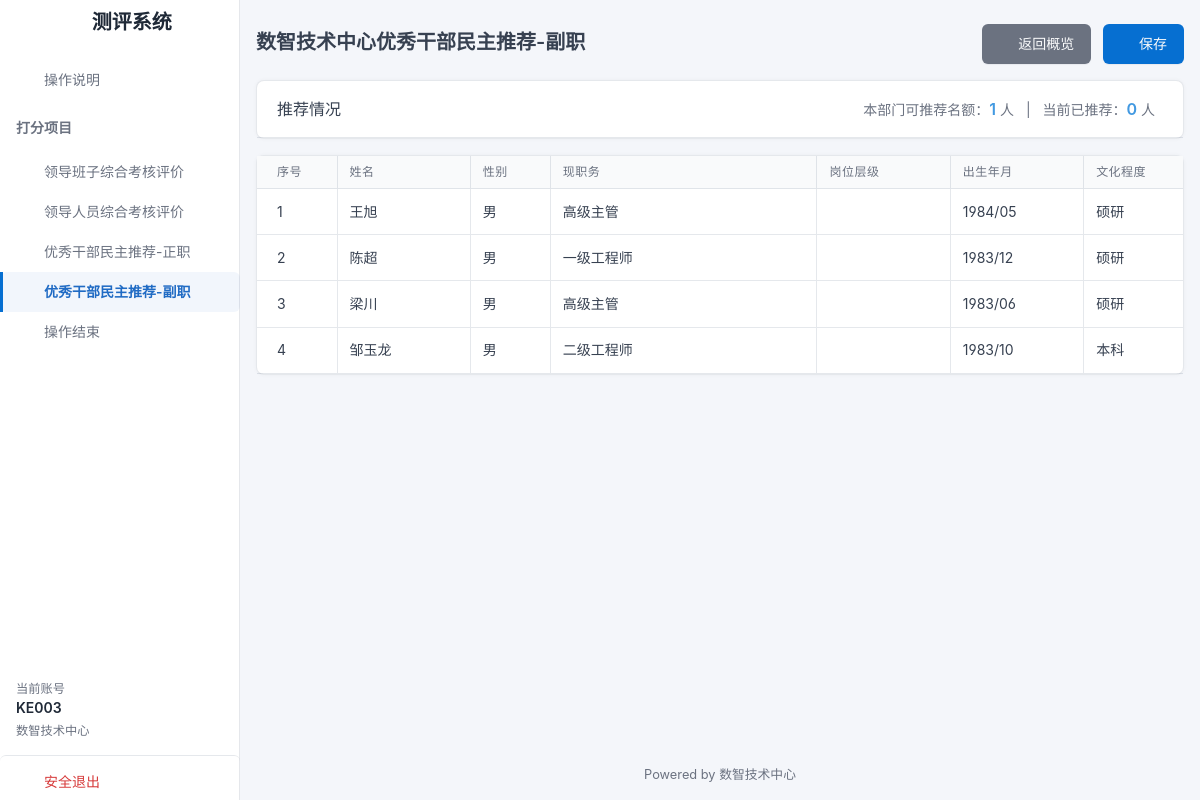
Page /assessment/recommend-deputy (signed in) on the committed database.
### tables this page shows
CREATE TABLE evaluation_accounts (
            id INTEGER PRIMARY KEY AUTOINCREMENT,
            dept_name TEXT NOT NULL,    -- 部门名称
            dept_code TEXT NOT NULL,    -- 部门代码
            account_type TEXT,          -- 账号类型 (院领导/正职/副职/中心基层/其他)
            username TEXT NOT NULL UNIQUE, -- 账号 (A0L001)
            password TEXT NOT NULL,     -- 密码 (明文显示)
            status TEXT DEFAULT '是',   -- 账号状态 ("是"=未提交, "否"=已提交)
            
            updated_at DATETIME DEFAULT CURRENT_TIMESTAMP
        );

CREATE TABLE recommend_deputy (
            id INTEGER PRIMARY KEY AUTOINCREMENT,
            sort_no INTEGER,            -- 排序号
            name TEXT NOT NULL,         -- 姓名
            gender TEXT,                -- 性别
            birth_date TEXT,            -- 出生年月
            dept_name TEXT NOT NULL,    -- 部门名称
            dept_code TEXT NOT NULL,    -- 部门代码
            rank_level TEXT,            -- 岗位层级
            education TEXT,             -- 文化程度
            rank_time TEXT,             -- 现职级时间
            current_position TEXT,      -- 现职务
            
            updated_at DATETIME DEFAULT CURRENT_TIMESTAMP
        );

### app.py (the view)
@app.route('/assessment/recommend-deputy')
def assessment_recommend_deputy():
    if session.get('assessor_role') != 'assessor':
        return redirect(url_for('index'))
    rater_account = session.get('assessor_username')
    db = get_db()
    user_row = db.execute('''

        SELECT a.username, a.dept_code, d.dept_name, d.count_recommend_deputy

        FROM evaluation_accounts a

        LEFT JOIN department_config d ON a.dept_code = d.dept_code

        WHERE a.username=?

    ''', (rater_account,)).fetchone()
    if not user_row: return "无效账号", 403
    limit_count = user_row['count_recommend_deputy'] or 0
    dept_name = user_row['dept_name']
    if limit_count < 1:
        return render_template('assessment_error.html', msg="贵部门无此项推荐名额")
    dept_code = user_row['dept_code']
    candidates = db.execute('SELECT * FROM recommend_deputy WHERE dept_code=? ORDER BY sort_no ASC', (dept_code,)).fetchall()
    recs = db.execute('SELECT examinee_id FROM recommendation_scores_deputy WHERE rater_account=?',
                      (rater_account,)).fetchall()
    selected_ids = [r['examinee_id'] for r in recs]
    page_title = f"{dept_name}优秀干部民主推荐-副职"
    return render_template('assessment_recommend_deputy.html',
                           page_title=page_title,
                           limit_count=limit_count,
                           candidates=candidates,
                           selected_ids=selected_ids)

### app.py (called while the page is built, shortened)
def get_db():
    db = getattr(g, '_database', None)
    if db is None:
        db = g._database = sqlite3.connect(DATABASE)
        db.execute('PRAGMA journal_mode=WAL;')
        db.row_factory = sqlite3.Row
    return db

@app.teardown_appcontext
def close_connection(exception):
    db = getattr(g, '_database', None)
    if db is not None:
        db.close()

def get_democratic_nav(user_row):
    if not user_row: return []
    db = get_db()
    rater_account = user_row['username']
    rater_dept_code = user_row['dept_code']
    user_info = {
        'account_type': user_row['account_type'],
        'dept_type': user_row['dept_type'],
        'dept_name': user_row['dept_name'],
        'dept_code': user_row['dept_code']
    }
    raw_roles = get_user_rater_roles(user_info, user_info)
    if not raw_roles: return []

### templates/assessment_recommend_deputy.html (shortened to what this page needs)
{% extends "base_assessment.html" %}
{% block content %}
<div class="container-fluid">
    <div class="row g-2 align-items-center mb-3">
        <div class="col">
            <h2 class="page-title">{{ page_title }}</h2>
        </div>
        <div class="col-auto ms-auto">
            <a href="{{ url_for('assessment_overview') }}" class="btn btn-secondary me-2">
                <i class="ti ti-arrow-left me-2"></i>返回概览
            </a>
            <button class="btn btn-primary" id="submitBtn" onclick="submitData()">
                <i class="ti ti-device-floppy me-2"></i>保存
            </button>
        </div>
    </div>
    <div class="card mb-3">
        <div class="card-header">
            <h3 class="card-title">推荐情况</h3>
            <div class="ms-auto text-muted">
                本部门可推荐名额：<span class="text-azure fw-bold fs-3">{{ limit_count }}</span> 人
                <span class="mx-2">|</span>
                当前已推荐：<span class="text-azure fw-bold fs-3" id="selected-count">0</span> 人
            </div>
        </div>
    </div>
    <div class="card">
        <div class="table-responsive">
            <table class="table table-vcenter table-hover table-bordered card-table" style="min-width: 1200px;">
                <thead>
                    <tr>
                        <th style="min-width: 60px;">序号</th>
                        <th style="min-width: 100px;">姓名</th>
                        <th style="min-width: 60px;">性别</th>
                        <th style="min-width: 200px;">现职务</th>
                        <th style="min-width: 100px;">岗位层级</th>
                        <th style="min-width: 100px;">出生年月</th>
                        <th style="min-width: 100px;">文化程度</th>
                    </tr>
                </thead>
                <tbody>
                    {% for c in candidates %}
                    <tr onclick="toggleRow('{{ c.id }}')">
                        <td>{{ c.sort_no }}</td>
                        <td>{{ c.name }}</td>
                        <td>{{ c.gender }}</td>
                        <td>{{ c.current_position }}</td>
                        <td>{{ c.rank_level }}</td>
                        <td>{{ c.birth_date }}</td>
                        <td>{{ c.education }}</td>
                    </tr>
                    {% endfor %}
                </tbody>
            </table>
        </div>
    </div>
</div>
{% endblock %}

### templates/base_assessment.html (shortened to what this page needs)
<!doctype html>
<html lang="zh-CN">
<head>
    <link rel="stylesheet" href="{{ url_for('static', filename='css/tabler.min.css') }}">
    <link rel="stylesheet" href="{{ url_for('static', filename='css/tabler-icons.min.css') }}">
</head>
<body class="layout-fluid">
    <div class="page">
        <aside class="navbar navbar-vertical navbar-expand-lg navbar-light">
            <div class="container-fluid">
                <h1 class="navbar-brand navbar-brand-autodark">
                    <a href="{{ url_for('assessment_overview') }}"
                        class="text-decoration-none text-primary d-flex align-items-center gap-2">
                        <i class="ti ti-checklist fs-2"></i><span class="text-dark">测评系统</span>
                    </a>
                </h1>
                <div class="collapse navbar-collapse" id="sidebar-menu">
                    <ul class="navbar-nav pt-lg-3">
                        <li class="nav-item {% if request.endpoint == 'assessment_home' %}active{% endif %}">
                            <a class="nav-link" href="{{ url_for('assessment_home') }}"><span
                                    class="nav-link-icon d-md-none d-lg-inline-block"><i
                                        class="ti ti-file-info"></i></span><span class="nav-link-title">操作说明</span></a>
                        </li>
                        <li class="nav-item">
                            <div class="nav-link disabled text-muted text-uppercase fw-bold mt-2 mb-1">
                                打分项目
                            </div>
                        </li>
                        {% if session.get('assessor_dept_type') != '院领导' %}
                        <li class="nav-item {% if request.endpoint == 'assessment_team' %}active{% endif %}">
                            <a class="nav-link" href="{{ url_for('assessment_team') }}">
                                <span class="nav-link-icon d-md-none d-lg-inline-block"><i
                                        class="ti ti-users"></i></span>
                                <span class="nav-link-title">领导班子综合考核评价</span>
                            </a>
                        </li>
                        <li class="nav-item {% if request.endpoint == 'assessment_personnel' %}active{% endif %}">
                            <a class="nav-link" href="{{ url_for('assessment_personnel') }}">
                                <span class="nav-link-icon d-md-none d-lg-inline-block"><i
                                        class="ti ti-user-star"></i></span>
                                <span class="nav-link-title">领导人员综合考核评价</span>
                            </a>
                        </li>
                        {% endif %}
                        {% if recommend_principal_enabled %}
                        <li
                            class="nav-item {% if request.endpoint == 'assessment_recommend_principal' %}active{% endif %}">
                            <a class="nav-link" href="{{ url_for('assessment_recommend_principal') }}">
                                <span class="nav-link-icon d-md-none d-lg-inline-block"><i
                                        class="ti ti-thumb-up"></i></span>
                                <span class="nav-link-title">优秀干部民主推荐-正职</span>
                            </a>
                        </li>
                        {% endif %}
                        {% if recommend_deputy_enabled %}
                        <li
                            class="nav-item {% if request.endpoint == 'assessment_recommend_deputy' %}active{% endif %}">
                            <a class="nav-link" href="{{ url_for('assessment_recommend_deputy') }}">
                                <span class="nav-link-icon d-md-none d-lg-inline-block"><i
                                        class="ti ti-thumb-up"></i></span>
                                <span class="nav-link-title">优秀干部民主推荐-副职</span>
                            </a>
                        </li>
                        {% endif %}
                        <li class="nav-item {% if request.endpoint == 'assessment_overview' %}active{% endif %}">
                            <a class="nav-link" href="{{ url_for('assessment_overview') }}"><span
                                    class="nav-link-icon d-md-none d-lg-inline-block"><i
                                        class="ti ti-circle-check"></i></span><span
                                    class="nav-link-title">操作结束</span></a>
                        </li>
                        <li class="nav-item mt-auto">
                            <div class="nav-link d-flex flex-column align-items-start py-3">
                                <div class="text-muted small">当前账号</div>
                                <div class="fw-bold text-dark">{{ session.get('assessor_username', 'Unknown') }}</div>
                                <div class="text-muted small mt-1">{{ session.get('assessor_dept_name', '') }}</div>
                            </div>
                            <a class="nav-link text-danger border-top pt-3"
                                href="{{ url_for('logout', type='assessment') }}">
                                <span class="nav-link-icon d-md-none d-lg-inline-block"><i
                                        class="ti ti-logout"></i></span>
                                <span class="nav-link-title">安全退出</span>
                            </a>
                        </li>
                    </ul>
                </div>
            </div>
        </aside>
        <div class="page-wrapper">
            <div class="page-body">
                {% block content %}{% endblock %}
            </div>
            <div class="text-center text-muted py-3" style="font-size: 0.8rem;">
                Powered by 数智技术中心
            </div>
        </div>
    </div>
</body>
</html>

### templates/base_assessment.html (style rules this page uses)
:root { --tblr-font-sans-serif: 'Inter', -apple-system, BlinkMacSystemFont, sans-serif; }
body { font-feature-settings: "cv03", "cv04", "cv11"; background-color: #f4f6fa; }
.navbar-vertical .nav-item.active .nav-link { background-color: rgba(32, 107, 196, 0.06); color: #206bc4; font-weight: 600; }

### rows in the picture
evaluation_accounts: get "KE003"
recommend_deputy: sort_no "1", name "王旭", gender "男", current_position "高级主管", birth_date "1984/05", education "硕研"
recommend_deputy: sort_no "2", name "陈超", gender "男", current_position "一级工程师", birth_date "1983/12", education "硕研"
recommend_deputy: sort_no "3", name "梁川", gender "男", current_position "高级主管", birth_date "1983/06", education "硕研"
recommend_deputy: sort_no "4", name "邹玉龙", gender "男", current_position "二级工程师", birth_date "1983/10", education "本科"

### other values in the picture
{{ session.get('assessor_dept_name', '') }} "数智技术中心"
{{ page_title }} "数智技术中心优秀干部民主推荐-副职"
{{ limit_count }} "1"
